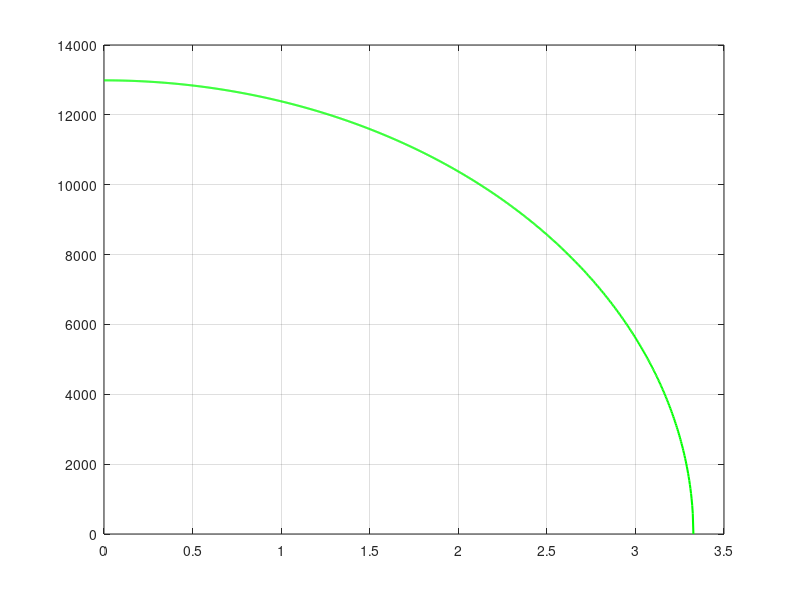

Recreate this plot in MATLAB. (Note: this script raises an error after producing the figure.)
clear
clc

x_FA = 0.35; % Flexural Axis 
x_AC = 0.25; % Aerodynamic Centre
x_CG = 0.4; % Wing Centre of Gravity (update to more accurate one!!)

Sref = 12.3;
taper = 0.7;
AR = 0.9;
sweep_LE = 40;
rho = 1.225;
sweep = atand(tand(sweep_LE)-(4/AR/2)*((x_AC - 0)*(1-taper)/(1+taper))); % at quarter chord
sweep_FA = atand(tand(sweep)-(4/AR/2)*((x_FA - x_AC)*(1-taper)/(1+taper)));
sweep_hinge = atand(tand(sweep_LE)-(4/AR/2)*((0.68 - 0)*(1-taper)/(1+taper)));

b = sqrt(AR*Sref);
s = b;
y = linspace(0,s,1000);
c_root = 2*Sref/(b*(1+taper));
c_tip = taper*c_root; 
c_root_w = 4.0259;

x_VT = 27.17 + 0.25*c_root;
x_w = 12.7;

% Find lift at vertical tailplane for moment balance with OEI

L_VT = 1.5*(63000*1.15*14.1*0.3/(x_VT - (x_w +0.5*c_root_w))); % Safety factor of 1.5 (as there are no load factors for VTP loads)

% In this case lift comes only from one wing

L0_VT = 4*L_VT/(pi*s);
dL_VT = L0_VT*sqrt(1-(y/s).^2);

Lift = zeros(1,length(y));
SF_aero = zeros(1,length(y));
dM_aero = zeros(1,length(y));
BM_aero = zeros(1,length(y));

for i = 1:length(y)-1
    Lift(i) = (dL_VT(i+1) + dL_VT(i))*(y(i+1) - y(i))*0.5;
end

for i = 1:length(y)-1
    SF_aero(i) = sum(Lift(i:end));
end

for i = 1:length(y)-1
    dM_aero(i) = (SF_aero(i+1) + SF_aero(i))*(y(i+1) - y(i))*0.5;
end

for i = 1:length(y)-1
    BM_aero(i) = sum(dM_aero(i:end));
end

%%%%%%%%%%%%%%%%%%%%%%%%%%%%%% Torque %%%%%%%%%%%%%%%%%%%%%%%%%%%%%%%%%%%

c = (c_tip - c_root)*(y/s) + c_root;

dM_lift = -dL_VT.*c*(x_FA - x_AC);

M_lift = zeros(1,length(y));

for i = 1:length(y)-1
    M_lift(i) = (dM_lift(i+1) + dM_lift(i))*(y(i+1) - y(i))*0.5;
end

dT = M_lift;

Torque = zeros(1,length(y));

for i = 1:length(y)-1
    Torque(i) = sum(dT(i:end));
end

Torque_total = Torque + BM_aero*sind(sweep_FA);
BM_total = BM_aero + Torque*sind(sweep_FA);


figure
plot(y,dL_VT,'g-','LineWidth',1.5)
grid on
box on
ax=gca;ax.LineWidth=1;
set(gca,'FontSize',15)
set(gca,'TickLabelInterpreter','latex')
xlabel('Spanwise position [m]','Interpreter', 'latex', 'FontSize',18)
ylabel('Load Distribution [N/m]','Interpreter', 'latex', 'FontSize',18)
legend('Lift','Interpreter', 'latex', 'FontSize',16)

figure
plot(y,SF_aero,'g-','LineWidth',1.5)
grid on
box on
ax=gca;ax.LineWidth=1;
set(gca,'FontSize',15)
set(gca,'TickLabelInterpreter','latex')
xlabel('Spanwise position [m]','Interpreter', 'latex', 'FontSize',18)
ylabel('Shear Force [N]','Interpreter', 'latex', 'FontSize',18)
legend('Load Case 2','Interpreter', 'latex', 'FontSize',16)

figure
plot(y,BM_total,'g-','LineWidth',1.5)
grid on
box on
ax=gca;ax.LineWidth=1;
set(gca,'FontSize',15)
set(gca,'TickLabelInterpreter','latex')
xlabel('Spanwise position [m]','Interpreter', 'latex', 'FontSize',18)
ylabel('Bending Moment [Nm]','Interpreter', 'latex', 'FontSize',18)
legend('Load Case 2','Interpreter', 'latex', 'FontSize',16)

figure
plot(y,Torque_total,'g-','LineWidth',1.5)
box on 
grid on
ax=gca;ax.LineWidth=1;
set(gca,'FontSize',15)
set(gca,'TickLabelInterpreter','latex')
xlabel('Spanwise position [m]','Interpreter', 'latex', 'FontSize',18)
ylabel('Torque [Nm]','Interpreter', 'latex', 'FontSize',18)
legend('Load Case 2','Interpreter', 'latex', 'FontSize',16)


%% Design 

% Parameters
% Al 7075-T6 Material Properties   Al 2024 T861
E = 73.8*10^9; 
rho = 2.77*100^3/1000;
sigma_yield = 430*10^6;

x_FS = 0.15;
x_RS = 0.55;
y_FS_c1 = 0.08038; % From airfoil tools (For c = 1)
y_RS_c1 = 0.07436; % From airfoil tools (For c = 1)
y_avg_c1 = (y_FS_c1 + y_RS_c1)/2;

y_FS = y_FS_c1*c;
y_RS = y_RS_c1*c;
y_avg = (y_FS + y_RS)/2;
l_box = c*(x_RS - x_FS);

x_airfoil = [1.00, 0.99572, 0.98296, 0.96194, 0.93301, 0.89668, 0.85355, 0.80438, 0.75, 0.69134, 0.62941, 0.56526, 0.5, 0.43474, 0.37059, 0.33928, 0.30866, 0.27886, 0.25, 0.22221, 0.19562, 0.17033, 0.14645, 0.12408, 0.10332, 0.08427, 0.06699, 0.05156, 0.03806, 0.02653, 0.01704, 0.00961, 0.00428, 0.00107, 0, 0.00107, 0.00428, 0.00961, 0.01704, 0.02653, 0.03806, 0.05156, 0.06699, 0.08427, 0.10332, 0.12408, 0.14645, 0.17033, 0.19562, 0.22221, 0.25, 0.27886, 0.30866, 0.33928, 0.37059, 0.43474, 0.5, 0.56526, 0.62941, 0.69134, 0.75, 0.80438, 0.85355, 0.89668, 0.93301, 0.96194, 0.98296, 0.99572, 1];
y_airfoil = [0.0, 0.00057, 0.00218, 0.00463, 0.0077, 0.01127, 0.01522, 0.01945, 0.02384, 0.02823, 0.03247, 0.03638, 0.03978, 0.04248, 0.04431, 0.04484, 0.04509, 0.04504, 0.04466, 0.04397, 0.04295, 0.04161, 0.03994, 0.03795, 0.03564, 0.03305, 0.03023, 0.0272, 0.02395, 0.02039, 0.01646, 0.01214, 0.00767, 0.00349, 0, -0.00349, -0.00767, -0.01214, -0.01646, -0.02039, -0.02395, -0.0272, -0.03023, -0.03305, -0.03564, -0.03795, -0.03994, -0.04161, -0.04295, -0.04397, -0.04466, -0.04504, -0.04509, -0.04484, -0.04431, -0.04248, -0.03978, -0.03638, -0.03247, -0.02823, -0.02384, -0.01945, -0.01522, -0.01127, -0.0077, -0.00463, -0.00218, -0.00057, 0];

figure 
plot([x_FS,x_FS,x_RS,x_RS,x_FS],[y_avg_c1/2,-y_avg_c1/2,-y_avg_c1/2,y_avg_c1/2,y_avg_c1/2],'b-','LineWidth',2)
hold on
plot(x_FA,0,'b*','LineWidth',2,'MarkerSize',14)
%plot(x_CG,0,'ko','LineWidth',2,'MarkerSize',14)
plot(x_airfoil,y_airfoil,'k-','LineWidth',2)
hold off
grid minor
box on
ax=gca;ax.LineWidth=1;
set(gca,'FontSize',18)
set(gca,'TickLabelInterpreter','latex')
xlabel('x/c [m]','Interpreter', 'latex', 'FontSize',24)
ylabel('y/c [m]','Interpreter', 'latex', 'FontSize',24)
legend('Wingbox','Flexural Axis','Interpreter', 'latex', 'FontSize',22)


N_root = abs((BM_total(1))./(l_box(1).*y_avg(1))); %compressive load per unit length


%%%%%%%%%%%%%%%%%%%%% stringers (t_skin constant) %%%%%%%%%%%%%%%%%%%%%%%%%

n_stringers = 0:30;
b_stringers = l_box(1)./(n_stringers + 1);

d_h_CT = 0.3; % Value indicated on ESDU plot

ts_t_CT = 1; % selected for max farrar  efficiency

h = 0.125*y_avg(end);  % 35% of rear spar height at tip
h_b_CT = h./b_stringers;

hb_1 = [0.101663586, 0.12754159, 0.153419593, 0.22181146, 0.273567468, 0.336414048, 0.410351201, 0.46025878, 0.547134935, 0.600739372, 0.641404806, 0.689463956, 0.748613678, 0.802218115, 0.859519409, 0.896487985, 0.926062847, 0.959334566, 1];
K_1 = [5.488946459, 5.383592401, 5.278238342, 5.056994819, 4.920034542, 4.814680484, 4.709326425, 4.677720207, 4.603972366, 4.561830743, 4.519689119, 4.46701209, 4.393264249, 4.308981002, 4.214162349, 4.129879102, 4.066666667, 3.961312608, 3.813816926];

[xData4, yData4] = prepareCurveData(hb_1, K_1);
f1 = fit(xData4, yData4,'pchip');

t_skin_CT = zeros(1,length(n_stringers));


for i = 1:length(n_stringers)
    t_skin_CT(i) = ((N_root.*b_stringers(i).^2)./(3.62*E)).^(1/3);
end
t_skin_CT(t_skin_CT < 0.001) = 0.001;

A_stringer_CT = h*(1 + 2*d_h_CT)*ts_t_CT*t_skin_CT;
As_bt_CT = A_stringer_CT./(b_stringers.*t_skin_CT);

t_eff_CT = t_skin_CT + A_stringer_CT./b_stringers;

for i = 1:length(y)
    A_eff_CT(:,i) = t_skin_CT.*l_box(i) + A_stringer_CT.*(floor(l_box(i)./b_stringers));
end

for i = 1:length(n_stringers)
    V_panel_CT(i) = 0;
    for j = 1:length(y)-1
        V_panel_CT(i) = V_panel_CT(i) + (A_eff_CT(i,j) + A_eff_CT(i,j+1))*0.5*y(2);
    end
end

m_panel_CT = V_panel_CT*rho;

%%%%%%%%%%%%%%%%%%%%%%%%%%%%%%%% Ribs %%%%%%%%%%%%%%%%%%%%%%%%%%%%%%%%%%%%

% Rib spacing

N = abs((BM_total)./(l_box.*y_avg)); %compressive load per unit length

for i = 1:length(n_stringers)
    sigma_crit_CT(i) = f1(h_b_CT(i))*E*(t_skin_CT(i)/b_stringers(i)).^2;  % constant thickness
    sigma_applied(i,:) = N/t_eff_CT(i);
    sigma_applied_max(i) = max(sigma_applied(i,:));
    
    sqrt_I_A(i) = sqrt(h^2*h_b_CT(i)*ts_t_CT*(0.633+0.37*h_b_CT(i)*ts_t_CT)/((1.6*h_b_CT(i)*ts_t_CT + 1)^2));
    L_ribs_CT_new(i) = pi*b_stringers(i)*sqrt_I_A(i)./(t_skin_CT(i)*sqrt(f1(h_b_CT(i))));
    %L_ribs_CT_const(i) = min(L_ribs_CT_new(i));

end

figure
plot(n_stringers,sigma_applied_max,'b-','LineWidth',1.5)
grid on
box on
ax=gca;ax.LineWidth=1;
set(gca,'FontSize',15)
set(gca,'TickLabelInterpreter','latex')
xlabel('Number of Stringers','Interpreter', 'latex', 'FontSize',18)
ylabel('Max Stress [Pa]','Interpreter', 'latex', 'FontSize',18)



L_ribs_CT = L_ribs_CT_new;

% Rib thickness

for i = 1:length(n_stringers)
    I_CT(i,:) = (b_stringers(i).*t_eff_CT(i).^3)/12 + A_eff_CT(i,:).*y_avg/2;
    F_CT(i,:) = (BM_total).^2.*L_ribs_CT(i).*y_avg.*t_eff_CT(i).*c./(2*E*I_CT(i,:).^2);
    t_ribs_CT(i,:) = ((F_CT(i,:).*y_avg.^2)./(3.62.*E.*c)).^(1/3);
end

t_ribs_CT(t_ribs_CT < 0.001) = 0.001;
t_ribs_CT = ceil(t_ribs_CT*1000)/1000;

figure
plot(y,t_ribs_CT(1,:),'b-.','LineWidth',1.5)
hold on 
plot(y,t_ribs_CT(20+1,:),'r-.','LineWidth',1.5)
plot(y,t_ribs_CT(30+1,:),'g-.','LineWidth',1.5)
hold off
grid on
box on
ax=gca;ax.LineWidth=1;
set(gca,'FontSize',15)
set(gca,'TickLabelInterpreter','latex')
xlabel('Spanwise Position [m]','Interpreter', 'latex', 'FontSize',18)
ylabel('Rib Thickness [m]','Interpreter', 'latex', 'FontSize',18)
legend('0 stringers (CST)','20 stringers (CST)','30 stringers (CST)','Interpreter', 'latex', 'FontSize',16)



% Max number of ribs

Max_ribs_CT = ceil(s./L_ribs_CT);

figure
plot(n_stringers,Max_ribs_CT,'b-','LineWidth',1.5)
grid on
box on
ax=gca;ax.LineWidth=1;
set(gca,'FontSize',15)
set(gca,'TickLabelInterpreter','latex')
xlabel('Number of Stringers','Interpreter', 'latex', 'FontSize',18)
ylabel('Number of Ribs','Interpreter', 'latex', 'FontSize',18)
legend('$t_{skin}$ constant','$t_{skin}$ varying (linearly)','$t_{skin}$ varying (steps)','Interpreter', 'latex', 'FontSize',16)

RibSpacingMultiple = ceil((length(y))./Max_ribs_CT);
for i = 1:length(n_stringers)
    NextRib = 0;
    j = 1;
    if Max_ribs_CT(i) > 0
        while NextRib < length(y)
            NextRib = RibSpacingMultiple(i)*j;
            RibLocations(i,j) = NextRib;
            j = j+1;
        end
    else
        RibLocations(i,j) = 0;
    end
    NextRib=0;
end
RibLocations(RibLocations > length(y)) = 0;

V_ribs_indiv_CT = zeros(length(n_stringers),size(RibLocations,2));
for i = 1:length(n_stringers)
    for j = 1:size(RibLocations,2)
        if RibLocations(i,j) ~= 0
            V_ribs_indiv_CT(i,j) = l_box(RibLocations(i,j))*y_avg(RibLocations(i,j))*t_ribs_CT(i,RibLocations(i,j));
        end
    end
    V_ribs_CT(i) = sum(V_ribs_indiv_CT(i,:));
end

m_ribs_CT = V_ribs_CT*rho;

V_total_CT = 2*V_panel_CT + V_ribs_CT;

m_total_CT = V_total_CT*rho;


figure
plot(n_stringers,m_total_CT,'b-','LineWidth',1.5)
hold on
plot(n_stringers,m_panel_CT,'r-','LineWidth',1.5)
plot(n_stringers,m_ribs_CT,'g-','LineWidth',1.5)
plot(n_stringers(26),m_total_CT(26),'ko','LineWidth',1.5)
hold off
grid on
box on
ax=gca;ax.LineWidth=1;
set(gca,'FontSize',15)
set(gca,'TickLabelInterpreter','latex')
xlabel('Number of Stringers','Interpreter', 'latex', 'FontSize',18)
ylabel('Mass [kg]','Interpreter', 'latex', 'FontSize',18)
legend('Overall','Panel','Ribs','Minimum Point','Interpreter', 'latex', 'FontSize',16)

h_percent = 0.05:0.025:0.35;
for i = 1:length(h_percent)
    [m_total(i,:),n_ribs(i,:)] = SkinAndRibsMass(h_percent(i));
end

figure
surf(n_stringers,h_percent*100,real(m_total),n_ribs-1)
C = colorbar;
grid on
box on
ax=gca;ax.LineWidth=1;
set(gca,'FontSize',15)
set(gca,'TickLabelInterpreter','latex')
xlabel('Number of Stringers','Interpreter', 'latex', 'FontSize',18)
ylabel('Stringer Height [\%]','Interpreter', 'latex', 'FontSize',18)
zlabel('Mass [kg]','Interpreter', 'latex', 'FontSize',18)
ylabel(C,'Number of Ribs','Interpreter', 'latex', 'FontSize',18)
view(40,40);


%% Spars

%%%%%%%%%%%%%%%%%%%%%%%%%%%%%%% Spars %%%%%%%%%%%%%%%%%%%%%%%%%%%%%%%%%%

n = 25; % number of stringers

q_shear = (SF_aero)./(2*y_avg);
q_torque = Torque_total./(2.*l_box.*y_avg);
q_front = abs(q_shear + q_torque);
q_rear = abs(q_shear - q_torque);

K_s = 8.12;

% Front spar design

t_front_web = ((q_front.*y_avg.^2)./(K_s*E)).^(1/3);
t_front_web_steps = ceil(t_front_web*10000)/10000;
t_front_web_steps(t_front_web_steps < 0.001) = 0.001;
t_front_web_steps_final = t_front_web_steps;
for j = 1:size(RibLocations,2)
    if RibLocations(i,j) ~= 0 && j == 1
        t_front_web_steps_final(1+(j-1)*RibSpacingMultiple(n+1):end) =  t_front_web_steps(1+(j-1)*RibSpacingMultiple(n+1));
    end
    if RibLocations(i,j) ~= 0 && j > 1
        t_front_web_steps_final((j-1)*RibSpacingMultiple(n+1):end) =  t_front_web_steps((j-1)*RibSpacingMultiple(n+1));
    end
end
%t_front_web_steps((j-1)*RibSpacingMultiple(n+1):end) = t_front_web_steps(1+(j-2)*RibSpacingMultiple(n+1));


t_front_flange = 0.001:0.001:0.015;
Ixx_front_required = (BM_total.*y_avg/2)/sigma_yield;

for i = 1:length(t_front_flange)
    b_front_flange(i,:) = (Ixx_front_required - (1/12).*t_front_web_steps_final.*(y_avg - 2*t_front_flange(i)).^3)./((1/6)*t_front_flange(i)^3 + (1/2)*t_front_flange(i).*(y_avg - t_front_flange(i)).^2);
    b_front_flange_max(i) = max(b_front_flange(i,:));
end
b_front_flange(b_front_flange < 0.01) = 0.01; % 1cm lower bound to allow for riveting

for i = 1:length(t_front_flange)
    V_front_flange(i) = 0;
    V_front_web(i) = 0;
    for j = 1:length(y)-1
        V_front_flange(i) = V_front_flange(i) + (b_front_flange(i,j) + b_front_flange(i,j+1))*t_front_flange(i)*0.5*y(2);
        V_front_web(i) = V_front_web(i) + (y_avg(j) + y_avg(j+1))*t_front_web_steps_final(j)*0.5*y(2);
    end
end
m_front_flange = rho*V_front_flange;
m_front_web = rho*V_front_web;
m_front_spar = m_front_web(1) + m_front_flange(3);


% Rear spar design

t_rear_web = ((q_rear.*y_avg.^2)./(K_s*E)).^(1/3);
t_rear_web_steps = ceil(t_rear_web*10000)/10000;
t_rear_web_steps(t_rear_web_steps < 0.001) = 0.001;
t_rear_web_steps_final = t_rear_web_steps;
for j = 1:size(RibLocations,2)
    if RibLocations(i,j) ~= 0 && j == 1
        t_rear_web_steps_final(1+(j-1)*RibSpacingMultiple(n+1):end) =  t_rear_web_steps(1+(j-1)*RibSpacingMultiple(n+1));
    end
    if RibLocations(i,j) ~= 0 && j > 1
        t_rear_web_steps_final((j-1)*RibSpacingMultiple(n+1):end) =  t_rear_web_steps((j-1)*RibSpacingMultiple(n+1));
    end
end
%t_rear_web_steps((j-1)*RibSpacingMultiple(n+1):end) = t_rear_web_steps(1+(j-2)*RibSpacingMultiple(n+1));

t_rear_flange = 0.001:0.001:0.015;
Ixx_rear_required = (BM_total.*y_avg/2)/sigma_yield;

for i = 1:length(t_rear_flange)
    b_rear_flange(i,:) = (Ixx_rear_required - (1/12).*t_rear_web_steps_final.*(y_avg - 2*t_rear_flange(i)).^3)./((1/6)*t_rear_flange(i)^3 + (1/2)*t_rear_flange(i).*(y_avg - t_rear_flange(i)).^2);
    b_rear_flange_max(i) = max(b_rear_flange(i,:));
end
b_rear_flange(b_rear_flange < 0.01) = 0.01; % 1cm lower bound to allow for riveting

for i = 1:length(t_rear_flange)
    V_rear_flange(i) = 0;
    V_rear_web(i) = 0;
    for j = 1:length(y)-1
        V_rear_flange(i) = V_rear_flange(i) + (b_rear_flange(i,j) + b_rear_flange(i,j+1))*t_rear_flange(i)*0.5*y(2);
        V_rear_web(i) = V_rear_web(i) + (y_avg(j) + y_avg(j+1))*t_rear_web_steps_final(j)*0.5*y(2);
    end
end
m_rear_flange = rho*V_rear_flange;
m_rear_web = rho*V_rear_web;
m_rear_spar = m_rear_flange(3) + m_rear_web(1);

figure
plot(y,t_front_web,'b-','LineWidth',1.5)
hold on
plot(y,t_front_web_steps_final,'b--','LineWidth',1.5)
plot(y,t_rear_web,'r-','LineWidth',1.5)
plot(y,t_rear_web_steps_final,'r--','LineWidth',1.5)
hold off
grid on
box on
ax=gca;ax.LineWidth=1;
set(gca,'FontSize',15)
set(gca,'TickLabelInterpreter','latex')
xlabel('Spanwise Position [m]','Interpreter', 'latex', 'FontSize',18)
ylabel('Web Thickness [m]','Interpreter', 'latex', 'FontSize',18)
legend('Front Spar (Ideal)','Front Spar (Actual)','Rear Spar (Ideal)','Rear Spar (Actual)','Interpreter', 'latex', 'FontSize',16)

figure
plot(t_front_flange,b_front_flange_max,'LineWidth',1.5)
hold on
plot(t_rear_flange,b_rear_flange_max,'LineWidth',1.5)
yline(b_stringers(26),'k--','LineWidth',1.5)
plot(0.003,b_front_flange_max(3),'o','Color',[0 0.4470 0.7410],'LineWidth',1.5)
plot([0.003,0.003],[b_front_flange_max(3),0],'-.','Color',[0 0.4470 0.7410],'LineWidth',1.5)
plot(0.003,b_rear_flange_max(3),'o','Color',[0.8500 0.3250 0.0980],'LineWidth',1.5)
plot([0.003,0.003],[b_rear_flange_max(3),0],'-.','Color',[0.8500 0.3250 0.0980],'LineWidth',1.5)
hold off
grid on
box on
ax=gca;ax.LineWidth=1;
set(gca,'FontSize',15)
set(gca,'TickLabelInterpreter','latex')
xlabel('Flange thickness [m]','Interpreter', 'latex', 'FontSize',18)
ylabel('Root Flange Breadth [m]','Interpreter', 'latex', 'FontSize',18)
legend('Front Spar','Rear Spar','Interpreter', 'latex', 'FontSize',16)

figure
plot(y,b_front_flange(3,:),'b-','LineWidth',1.5)
hold on
plot(y,b_rear_flange(3,:),'r-','LineWidth',1.5)
plot([0, 1.08, 3.3272],[b_front_flange(3,1),0.01,0.01],'b--','LineWidth',1.5)
plot([0, 1.08, 3.3272],[b_rear_flange(3,1),0.01,0.01],'r--','LineWidth',1.5)
hold off
grid on
box on
ax=gca;ax.LineWidth=1;
set(gca,'FontSize',15)
set(gca,'TickLabelInterpreter','latex')
xlabel('Spanwise position [m]','Interpreter', 'latex', 'FontSize',18)
ylabel('Flange Breadth [m]','Interpreter', 'latex', 'FontSize',18)
legend('Front Spar (Ideal)','Rear Spar (Ideal)','Front Spar (Actual)','Rear Spar (Actual)','Interpreter', 'latex', 'FontSize',16)

figure
plot(t_front_flange,m_front_flange,'LineWidth',1.5)
hold on
plot(t_rear_flange,m_rear_flange,'LineWidth',1.5)
hold off
grid on
box on
ax=gca;ax.LineWidth=1;
set(gca,'FontSize',15)
set(gca,'TickLabelInterpreter','latex')
xlabel('Flange thickness [m]','Interpreter', 'latex', 'FontSize',18)
ylabel('Flange Mass [kg]','Interpreter', 'latex', 'FontSize',18)
legend('Front Spar','Rear Spar','Interpreter', 'latex', 'FontSize',16)


% figure
% yyaxis left
% plot(t_front_flange,b_front_flange_max,'LineWidth',1.5)
% hold on
% plot(t_rear_flange,b_rear_flange_max,'LineWidth',1.5)
% ylabel('Flange Breadth [m]','Interpreter', 'latex', 'FontSize',18)
% yyaxis right
% plot(t_front_flange,m_front_flange,'LineWidth',1.5)
% hold on
% plot(t_rear_flange,m_rear_flange,'LineWidth',1.5)
% hold off
% grid minor
% box on
% ax=gca;ax.LineWidth=1;
% set(gca,'FontSize',15)
% set(gca,'TickLabelInterpreter','latex')
% xlabel('Flange thickness [m]','Interpreter', 'latex', 'FontSize',18)
% ylabel('Flange Mass [kg]','Interpreter', 'latex', 'FontSize',18)
% legend('Front Spar','Rear Spar','Interpreter', 'latex', 'FontSize',16)


%% D-Section

%%%%%%%%%%%%%%%%%%%%%%%%%%%%%%% D-Section %%%%%%%%%%%%%%%%%%%%%%%%%%%%%%

max_shear_flow = q_front;

set1_1 = [0,8.1; 1.6,9; 2.7,10; 3.35,11; 3.95,12; 4.4,13; 4.8,14; 5.25,15; 6.05,17; 7.1,20; ...
       7.4,21; 8,23; 8.4,24; 10.4,31; 11,33; 11.3,34; 11.8,36; 12.3,38; 12.8,40; 14,45; 14.2,46; ...
       14.9,49; 15.6,52; 15.8,53; 16,54; 16.2,55; 17.1,59];
p1_1 = polyfit(set1_1(:,1)', set1_1(:,2)', 7);

% Model curve ratio = 1.5
set1_15 = [0,6.6; 1.4,7; 2.2,7.5; 2.8,8; 3.55,9; 4.1,10; 4.6,11; 5.1,12; 5.8,13.8; 6.2,15; ...
       6.8,16.5; 7.3,18; 7.9,20; 8.4,21.5; 9,23.5; 9.2,24; 9.5,25; 9.8,26; 10.8,29.5; 11.2,30.9; ...
       11.8,33; 12.6,36; 13.6,40; 14.8,45; 15.7,49; 16.8,54; 17.8,59];
p1_15 = polyfit(set1_15(:,1)', set1_15(:,2)', 7);

% Model curve ratio = 5
set1_5 = [0,4.8; 1,5; 2,5.5; 2.6,6; 3.45,7; 4.4,8.5; 5.4,10.5; 6,12; 6.8,14; 8.95,20; 9.8,23; ...
       10.1,24; 10.4,25; 11.5,29; 12.6,33; 13.6,37; 13.8,38; 14.6,41; 14.8,42; 15.5,45; 16,47; ...
       17.3,53; 18,56; 18.2,56; 18.4,58; 18.8,60];
p1_5 = polyfit(set1_5(:,1)', set1_5(:,2)', 7);

% Plot results
x1 = 0:0.2:20;
y1_1 = polyval(p1_1,x1);
y1_15 = polyval(p1_15,x1);
y1_5 = polyval(p1_5,x1);

% figure
% plot(x1,y1_1,'-b','LineWidth',1.5);
% hold on
% plot(x1,y1_15,'-r','LineWidth',1.5);
% plot(x1,y1_5,'-g','LineWidth',1.5);
% hold off
% box on
% grid on
% xlim([0 20])
% ylim([0 60])
% ax=gca;ax.LineWidth=1;
% set(gca,'FontSize',15)
% set(gca,'TickLabelInterpreter','latex')
% xlabel('$a/sqrt(Rt)$','Interpreter', 'latex', 'FontSize',18)
% ylabel('$K_s$','Interpreter', 'latex', 'FontSize',18)
% legend('$1.0$', '$1.5$', '$>5$','Location','southeast','Interpreter', 'latex', 'FontSize',16);

% Graph 2 (a/b)
% Model curve ratio = 1
set2_1 = [0,8.1; 1.6,9; 2.7,10; 3.35,11; 3.95,12; 4.4,13; 4.8,14; 5.25,15; 6.05,17; 7.1,20; ...
       7.4,21; 8,23; 8.4,24; 10.4,31; 11,33; 11.3,34; 11.8,36; 12.3,38; 12.8,40; 14,45; 14.2,46; ...
       14.9,49; 15.6,52; 15.8,53; 16,54; 16.2,55; 17.1,59];
p2_1 = polyfit(set2_1(:,1)', set2_1(:,2)', 7);

% Model curve ratio = 1.5
set2_15 = [0,6.6; 1.6,6.8; 2.1,7; 2.8,7.5; 3.35,8; 4,9; 4.55,10; 4.8,10.5; 5.4,11.8; 6.3,14; ...
       7.1,16; 7.5,17; 8.8,20.5; 10,24; 10.2,24.5; 10.8,26.5; 11,27; 11.8,29.5; 12.4,31.5; 13,33.5; ...
       14,37; 14.55,39; 15,40.5; 15.7,43; 16.8,47; 17.2,48.5; 17.6,50; 18,51.5; 19.2,56; 19.5,57; ...
       20,58.8];
p2_15 = polyfit(set2_15(:,1)', set2_15(:,2)', 7);

% Model curve ratio = 2
set2_2 = [0,5.8; 2,6.1; 2.4,6.4; 3,7; 3.4,7.5; 3.85,8; 4.4,9; 4.95,10; 5.4,10.9; 6,12.2; ...
       6.6,13.5; 7,14.5; 7.6,15.9; 8.45,18; 9.7,21; 10,22; 11,24.5; 11.2,25; 12.2,28; 13.2,31; ...
       13.8,33; 14.4,35; 15,37; 15.6,39; 16.2,41; 17.2,44.6; 18,47.3; 19,51; 19.6,53; 20,54.5];
p2_2 = polyfit(set2_2(:,1)', set2_2(:,2)', 7);

% Model curve ratio = 3
set2_3 = [0,5.3; 1.4,5.5; 2,5.6; 2.4,5.8; 2.6,6; 3.5,7; 4.6,8.6; 4.8,8.9; 5.4,10; 6,11.2; ...
       6.5,12; 7.4,14; 7.9,15; 8.8,17; 9.2,18; 10,19.8; 10.5,21; 11.3,23; 12.4,26; 13.2,28; ...
       14.3,31; 15,33; 15.4,34; 16.4,37; 16.6,37.5; 17.4,39.8; 17.8,41.1; 18.15,42; 18.6,43.5; ...
       19.1,45; 19.45,46; 19.6,46.5; 19.8,47; 20,47.6];
p2_3 = polyfit(set2_3(:,1)', set2_3(:,2)', 7);

% Model curve ratio = inf
set2_i = [0,4.8; 1.8,5; 2.6,5.5; 3.2,6; 4,7; 4.8,8; 5.4,9; 6,10; 6.6,11; 7.3,12; 7.9,13; ...
       9.15,15; 9.75,16; 10.4,17; 11,18; 12,19.5; 12.6,20.5; 13.2,21.5; 13.6,22.4; 14.2,23; ...
       14.8,24; 16,26; 16.4,26.5; 17,27.5; 18,29; 18.55,30; 19.25,31; 19.6,31.5; 19.85,32; 20,32.3];
p2_i = polyfit(set2_i(:,1)', set2_i(:,2)', 7);

% Plot results
x2 = 0:0.2:20;
y2_1 = polyval(p2_1,x2);
y2_15 = polyval(p2_15,x2);
y2_2 = polyval(p2_2,x2);
y2_3 = polyval(p2_3,x2);
y2_i = polyval(p2_i,x2);

% figure
% plot(x2,y2_1,'-b','LineWidth',1.5);
% hold on
% plot(x2,y2_15,'-r','LineWidth',1.5);
% plot(x2,y2_2,'-g','LineWidth',1.5);
% plot(x2,y2_3,'-m','LineWidth',1.5);
% plot(x2,y2_i,'-c','LineWidth',1.5);
% hold off
% grid on
% box on
% xlim([0 20])
% ylim([0 60])
% ax=gca;ax.LineWidth=1;
% set(gca,'FontSize',15)
% set(gca,'TickLabelInterpreter','latex')
% xlabel('$s/sqrt(Rt)$','Interpreter', 'latex', 'FontSize',18)
% ylabel('$K_s$','Interpreter', 'latex', 'FontSize',18)
% legend('1.0', '1.5', '2.0', '3.0', 'inf','Location','southeast','Interpreter', 'latex', 'FontSize',16);

% Save polynomial parameters
ratiopoly = [p1_1; p1_15; p1_5; p2_1; p2_15; p2_2; p2_3; p2_i];

tau_tresca = 125*10^6; %%%%%%%%%%%%%%%%%%%%% Update!

figure

for k = 1:5 % iterates the whole dcell calculation 3 times to to get converged results
    n_pseudo_ribs = 0:15;
    a_pseudo_ribs = s./((n_pseudo_ribs + 1)*cosd(sweep_LE));
    t_range = [0.001,0.0015,0.002,0.0025,0.003];
    t_dcell = t_range(k)*ones(1,length(n_pseudo_ribs));

    data = [0.14645,  0.03994;0.12408,  0.03795;0.10332,  0.03564;0.08427,  0.03305;0.06699,  0.03023;0.05156,  0.02720;0.03806,  0.02395;0.02653,  0.02039;0.01704,  0.01646;0.00961,  0.01214;0.00428,  0.00767;0.00107,  0.00349;0.0,      0.0];

    l = 0;
    for j = 1:length(y)
        for i = 1:12
            l(i,j) = sqrt((c(j)*data(i+1,1) - c(j)*data(i,1))^2 + (c(j)*data(i+1,2) - c(j)*data(i,2))^2);
            A(i,j) = trapz([c(j)*data(i,1),c(j)*data(i+1,1)],[c(j)*data(i,2),c(j)*data(i+1,2)]);
        end
        l_curved(j) = (2*sum(l(:,j)) + 2*(0.15-0.14645)*c(j))/2;  
        A_pseudo_rib(j) = -2*sum(A(:,j));
    end

    Radius = (((x_FS.*c).^2)./(y_avg/2)+((y_avg/2).^2)./(x_FS.*c))/2;   % 0.9684

    for i = 1:length(n_pseudo_ribs)
        a_b(i,:) = a_pseudo_ribs(i)./l_curved;
        b_a(i,:) = l_curved/a_pseudo_ribs(i);
    end

    for i = 1:length(n_pseudo_ribs)
        for j = 1:length(y)
            if a_b(i,j) >= 1
                l_sqrt_Rt(i,j) = l_curved(j)/sqrt(Radius(j)*t_dcell(i)); %b_sqrt_Rt
            else
                l_sqrt_Rt(i,j) = a_pseudo_ribs(i)/sqrt(Radius(j)*t_dcell(i)); %a_sqrt_Rt
            end
        end
    end
    for i = 1:length(n_pseudo_ribs)
        Ks_dcell(i,:) = DSectionRatioFunc(b_a(i,:),l_sqrt_Rt(i,:),ratiopoly);
        tau_crit(i,:) = Ks_dcell(i,:).*E.*t_dcell(i).^3./(l_curved.^2);
        tau_crit_min(i) = min(tau_crit(i,:));
%         t_panel(i,:) = sqrt(tau_tresca.*l_curved.^2./(Ks_dcell(i,:).*E));
%         t_opt(i) = max(t_panel(i,:));
    end

    plot(n_pseudo_ribs,tau_crit_min,'LineWidth',1.5)
    hold on
end
plot([0 15],[max_shear_flow(1),max_shear_flow(1)],'k--','LineWidth',1.5)
hold off
grid on
box on
ax=gca;ax.LineWidth=1;
set(gca,'FontSize',15)
set(gca,'TickLabelInterpreter','latex')
xlabel('Number of Pseudo Ribs','Interpreter', 'latex', 'FontSize',18)
ylabel('Minimum Shear Flow [N/m]','Interpreter', 'latex', 'FontSize',18)
legend('$t = 1\,mm$','$t = 1.5\,mm$','$t = 2\,mm$','$t = 2.5\,mm$','$t = 3\,mm$','Max Applied Shear Flow','Interpreter', 'latex', 'FontSize',18)

m_dcell = rho*t_range*a_pseudo_ribs(1)*(l_curved(1)+l_curved(end))/2;
t_pseudo_rib = 0.001;

for i = 1:length(n_pseudo_ribs)
    m_pseudo_ribs(i) = 0;
    if n_pseudo_ribs(i) > 0
        for j = 1:n_pseudo_ribs(i)
            m_pseudo_ribs(i) = m_pseudo_ribs(i) + rho*A_pseudo_rib(floor((length(y)*a_pseudo_ribs(i)*j)/(s/cosd(sweep_LE))))*t_pseudo_rib*n_pseudo_ribs(i);
        end
    end
end

for i = 1:length(t_range)
    for j = 1:length(n_pseudo_ribs)
        m_total_dcell(i,j) = m_dcell(i) + m_pseudo_ribs(j);
    end
end

figure
plot(n_pseudo_ribs,m_total_dcell(1,:),'LineWidth',1.5)
hold on
plot(n_pseudo_ribs,m_total_dcell(2,:),'LineWidth',1.5)
plot(n_pseudo_ribs,m_total_dcell(3,:),'LineWidth',1.5)
plot(n_pseudo_ribs,m_total_dcell(4,:),'LineWidth',1.5)
plot(n_pseudo_ribs,m_total_dcell(5,:),'LineWidth',1.5)
hold off
grid on
box on
ax=gca;ax.LineWidth=1;
set(gca,'FontSize',15)
set(gca,'TickLabelInterpreter','latex')
xlabel('Number of Pseudo Ribs','Interpreter', 'latex', 'FontSize',18)
ylabel('Overall D-Cell Mass [kg]','Interpreter', 'latex', 'FontSize',18)
legend('$t = 1\,mm$','$t = 2\,mm$','$t = 3\,mm$','Interpreter', 'latex', 'FontSize',18)


%% Wing Configuration

%%%%%%%%%%%%%%%%%%%%%%%%% Plot Wing Configuration %%%%%%%%%%%%%%%%%%%%%%%%

n = 25; % number of stringers
n_pseudo = 0;

figure
p1 = plot([0,s,s,0,0],[c_root,c_root-s*tand(sweep_LE),c_root-s*tand(sweep_LE)-c_tip,0,c_root],'k-','LineWidth',1.5);
hold on 
plot([0,s],[c_root*(1-x_RS),c_tip*(1-x_RS)+c_root-s*tand(sweep_LE)-c_tip],'b-','LineWidth',1.5)
z_LE = @(x) ((c_root-(c_root-s*tand(sweep_LE)))/(0-s))*x + c_root;
z = @(x) ((c_root*(1-x_FS)-(c_tip*(1-x_FS)+c_root-s*tand(sweep_LE)-c_tip))/(0-s))*x + c_root*(1-x_FS);
for i = 1:n
    hoe = c_tip*(1-x_RS)+c_root-s*tand(sweep_LE)-c_tip+i*b_stringers(n+1);
    if hoe <= c_tip*(1-x_FS)+c_root-s*tand(sweep_LE)-c_tip
        x_st(i,:) = [0,s];
        y_st(i,:) = [c_root*(1-x_RS)+i*b_stringers(n+1),hoe];
        p3 = plot(x_st(i,:),y_st(i,:),'color',[0, 0.40, 0],'LineWidth',1);
    else
        z_stringer = @(x) ((c_root*(1-x_RS)+i*b_stringers(n+1)-hoe)/(0-s))*x + c_root*(1-x_RS)+i*b_stringers(n+1);
        Int = fzero(@(x) z(x)-z_stringer(x), 1);
        plot([0,Int],[c_root*(1-x_RS)+i*b_stringers(n+1),z(Int)],'color',[0, 0.40, 0],'LineWidth',1)
    end
end
for j = 1:size(RibLocations,2)-2
    if RibLocations(i,j) ~= 0
        p4 = plot([0+y(RibLocations(n+1,j)),0+y(RibLocations(n+1,j))],[z(y(RibLocations(n+1,j))),z(y(RibLocations(n+1,j)))-l_box(RibLocations(n+1,j))],'r-','LineWidth',1.5);
        
    end
end
if n_pseudo > 0
    for k = 1:n_pseudo
        spacing = floor(length(y)/(n_pseudo+1));
        p5 = plot([0+y(spacing*k),0+y(spacing*k)],[z_LE(y(spacing*k)),z(y(spacing*k))],'Color',[0.75, 0.75, 0],'LineWidth',1.5);
    end
end
p2 = plot([0,s],[c_root*(1-x_FS),c_tip*(1-x_FS)+c_root-s*tand(sweep_LE)-c_tip],'b-','LineWidth',1.5);
p6 = fill([0,0,s*0.9,s*0.9,0],[0,c_root*0.32,c_root*0.32-s*0.9*tand(sweep_hinge),c_root*0.32-s*0.9*tand(sweep_hinge)-1.01,0],[0.827,0.827,0.827]); %0 0.9 0.5
p1 = plot([0,0,s*0.9,s*0.9,0],[0,c_root*0.32,c_root*0.32-s*0.9*tand(sweep_hinge),c_root*0.32-s*0.9*tand(sweep_hinge)-1.01,0],'k-','LineWidth',1);
hold off
box on 
ax=gca;ax.LineWidth=1;
set(gca,'FontSize',15)
set(gca,'TickLabelInterpreter','latex')
xlabel('Spanwise Position [m]','Interpreter', 'latex', 'FontSize',18)
ylabel('Chordwise Position [m]','Interpreter', 'latex', 'FontSize',18)
legend([p2 p3 p4 p6],{'Spars','Stringers','Ribs','Rudder'},'Interpreter', 'latex', 'FontSize',16)


% figure
% hold on
% pos = 0;
% for i = 1:5
%     surf([0 s;0 s],[0+pos 0+pos;0+pos 0+pos],[0 0;h h],'LineWidth',2)
%     surf([0 s;0 s],[0+pos 0+pos;0+pos+d_h_CT*h 0+pos+d_h_CT*h],[0 0;0 0],'LineWidth',2)
%     surf([0 s;0 s],[0+pos 0+pos;0+pos-d_h_CT*h 0+pos-d_h_CT*h],[h h;h h],'LineWidth',2)
%     pos = pos + b_stringers(27);
% end
% surf([0 s;0 s],[0-b_stringers(27) 0-b_stringers(27);0+pos 0+pos],[0 0;0 0],'LineWidth',1)
% hold off
% grid on
% box on
% ax=gca;ax.LineWidth=1;
% set(gca,'FontSize',15)
% set(gca,'TickLabelInterpreter','latex')
% ylim([-1 1])
% zlim([-1 1])
% % xlabel('Number of Stringers','Interpreter', 'latex', 'FontSize',18)
% % ylabel('Stringer Height [\%]','Interpreter', 'latex', 'FontSize',18)
% % zlabel('Mass [kg]','Interpreter', 'latex', 'FontSize',18)
% view(40,40);
